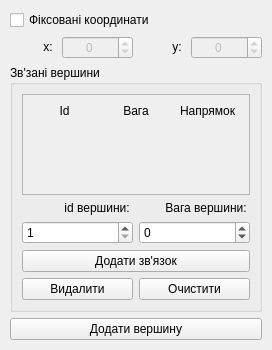
<?xml version="1.0" encoding="UTF-8"?>
<ui version="4.0">
 <class>Controls</class>
 <widget class="QWidget" name="Controls">
  <property name="geometry">
   <rect>
    <x>0</x>
    <y>0</y>
    <width>272</width>
    <height>350</height>
   </rect>
  </property>
  <property name="maximumSize">
   <size>
    <width>350</width>
    <height>16777215</height>
   </size>
  </property>
  <property name="windowTitle">
   <string>Form</string>
  </property>
  <layout class="QVBoxLayout" name="verticalLayout_2">
   <property name="spacing">
    <number>6</number>
   </property>
   <property name="leftMargin">
    <number>1</number>
   </property>
   <property name="topMargin">
    <number>1</number>
   </property>
   <property name="rightMargin">
    <number>1</number>
   </property>
   <property name="bottomMargin">
    <number>1</number>
   </property>
   <item>
    <widget class="QStackedWidget" name="stackedWidget">
     <property name="currentIndex">
      <number>0</number>
     </property>
     <widget class="QWidget" name="addNodePage">
      <layout class="QVBoxLayout" name="verticalLayout">
       <item>
        <layout class="QVBoxLayout" name="fixedPosVLayout">
         <item>
          <widget class="QCheckBox" name="fixedPosCheckBox">
           <property name="text">
            <string>Фіксовані координати</string>
           </property>
          </widget>
         </item>
         <item>
          <layout class="QHBoxLayout" name="fixedPosHLayout">
           <item>
            <widget class="QLabel" name="fixedPosXlabel">
             <property name="sizePolicy">
              <sizepolicy hsizetype="Preferred" vsizetype="Maximum">
               <horstretch>0</horstretch>
               <verstretch>0</verstretch>
              </sizepolicy>
             </property>
             <property name="text">
              <string>x: </string>
             </property>
             <property name="alignment">
              <set>Qt::AlignRight|Qt::AlignTrailing|Qt::AlignVCenter</set>
             </property>
            </widget>
           </item>
           <item>
            <widget class="QSpinBox" name="fixedPosXspinBox">
             <property name="enabled">
              <bool>false</bool>
             </property>
             <property name="alignment">
              <set>Qt::AlignCenter</set>
             </property>
             <property name="minimum">
              <number>-999999</number>
             </property>
             <property name="maximum">
              <number>999999</number>
             </property>
            </widget>
           </item>
           <item>
            <widget class="QLabel" name="fixedPosYlabel">
             <property name="sizePolicy">
              <sizepolicy hsizetype="Preferred" vsizetype="Fixed">
               <horstretch>0</horstretch>
               <verstretch>0</verstretch>
              </sizepolicy>
             </property>
             <property name="text">
              <string>y: </string>
             </property>
             <property name="alignment">
              <set>Qt::AlignRight|Qt::AlignTrailing|Qt::AlignVCenter</set>
             </property>
            </widget>
           </item>
           <item>
            <widget class="QSpinBox" name="fixedPosYspinBox">
             <property name="enabled">
              <bool>false</bool>
             </property>
             <property name="alignment">
              <set>Qt::AlignCenter</set>
             </property>
             <property name="minimum">
              <number>-999999</number>
             </property>
             <property name="maximum">
              <number>999999</number>
             </property>
            </widget>
           </item>
          </layout>
         </item>
        </layout>
       </item>
       <item>
        <widget class="QGroupBox" name="NodeListGroupBox">
         <property name="title">
          <string>Зв'зані вершини</string>
         </property>
         <layout class="QVBoxLayout" name="verticalLayout_3">
          <item>
           <widget class="QScrollArea" name="nodeListScrollArea">
            <property name="widgetResizable">
             <bool>true</bool>
            </property>
            <property name="alignment">
             <set>Qt::AlignLeading|Qt::AlignLeft|Qt::AlignTop</set>
            </property>
            <widget class="QWidget" name="nodeListScrollAreaWidgetContents">
             <property name="geometry">
              <rect>
               <x>0</x>
               <y>0</y>
               <width>226</width>
               <height>85</height>
              </rect>
             </property>
             <layout class="QVBoxLayout" name="verticalLayout_4">
              <item>
               <layout class="QHBoxLayout" name="nodeListHeaderLayout">
                <property name="topMargin">
                 <number>0</number>
                </property>
                <item>
                 <widget class="QLabel" name="nodeListIdLabel">
                  <property name="text">
                   <string>Id</string>
                  </property>
                  <property name="alignment">
                   <set>Qt::AlignCenter</set>
                  </property>
                 </widget>
                </item>
                <item>
                 <widget class="QLabel" name="nodeListWeightLabel_2">
                  <property name="text">
                   <string>Вага</string>
                  </property>
                  <property name="alignment">
                   <set>Qt::AlignCenter</set>
                  </property>
                 </widget>
                </item>
                <item>
                 <widget class="QLabel" name="nodeListDirectLabel">
                  <property name="text">
                   <string>Напрямок</string>
                  </property>
                  <property name="alignment">
                   <set>Qt::AlignCenter</set>
                  </property>
                 </widget>
                </item>
               </layout>
              </item>
              <item>
               <layout class="QVBoxLayout" name="nodeListDataLayout"/>
              </item>
              <item>
               <spacer name="nodeListVSpacer">
                <property name="orientation">
                 <enum>Qt::Vertical</enum>
                </property>
                <property name="sizeHint" stdset="0">
                 <size>
                  <width>20</width>
                  <height>40</height>
                 </size>
                </property>
               </spacer>
              </item>
             </layout>
            </widget>
           </widget>
          </item>
          <item>
           <layout class="QGridLayout" name="nodeListGridLayout_3">
            <item row="0" column="0">
             <widget class="QLabel" name="nodeListAddLabel">
              <property name="text">
               <string>id вершини: </string>
              </property>
              <property name="alignment">
               <set>Qt::AlignRight|Qt::AlignTrailing|Qt::AlignVCenter</set>
              </property>
             </widget>
            </item>
            <item row="1" column="1">
             <widget class="mySpinBox" name="nodeListWeightSpinBox">
              <property name="minimum">
               <number>-2147483647</number>
              </property>
              <property name="maximum">
               <number>2147483647</number>
              </property>
             </widget>
            </item>
            <item row="0" column="1">
             <widget class="QLabel" name="nodeListWeightLabel">
              <property name="text">
               <string>Вага вершини: </string>
              </property>
              <property name="alignment">
               <set>Qt::AlignRight|Qt::AlignTrailing|Qt::AlignVCenter</set>
              </property>
             </widget>
            </item>
            <item row="1" column="0">
             <widget class="mySpinBox" name="nodeListSpinBox">
              <property name="minimum">
               <number>1</number>
              </property>
              <property name="maximum">
               <number>2147483647</number>
              </property>
             </widget>
            </item>
            <item row="5" column="1">
             <widget class="QPushButton" name="nodeListClearButton">
              <property name="text">
               <string>Очистити</string>
              </property>
             </widget>
            </item>
            <item row="5" column="0">
             <widget class="QPushButton" name="nodeListDelButton">
              <property name="text">
               <string>Видалити</string>
              </property>
             </widget>
            </item>
            <item row="2" column="0" colspan="2">
             <widget class="QPushButton" name="nodeListAddButton">
              <property name="text">
               <string>Додати зв'язок</string>
              </property>
             </widget>
            </item>
           </layout>
          </item>
         </layout>
        </widget>
       </item>
       <item>
        <widget class="QPushButton" name="okButton">
         <property name="text">
          <string>Додати вершину</string>
         </property>
        </widget>
       </item>
      </layout>
     </widget>
     <widget class="QWidget" name="selectVertexPage">
      <layout class="QVBoxLayout" name="verticalLayout_5">
       <item>
        <widget class="QPushButton" name="backToAddVertex">
         <property name="text">
          <string>&lt;- Додоти вершини</string>
         </property>
        </widget>
       </item>
       <item>
        <layout class="QHBoxLayout" name="selectIdLayout">
         <item>
          <widget class="QLabel" name="sIdTextLabel">
           <property name="sizePolicy">
            <sizepolicy hsizetype="Maximum" vsizetype="Preferred">
             <horstretch>0</horstretch>
             <verstretch>0</verstretch>
            </sizepolicy>
           </property>
           <property name="text">
            <string>Id вершини: </string>
           </property>
           <property name="alignment">
            <set>Qt::AlignLeading|Qt::AlignLeft|Qt::AlignVCenter</set>
           </property>
          </widget>
         </item>
         <item>
          <widget class="QLabel" name="sIdValueLabel">
           <property name="text">
            <string>_</string>
           </property>
          </widget>
         </item>
        </layout>
       </item>
       <item>
        <layout class="QVBoxLayout" name="sFixedPosVLayout">
         <item>
          <widget class="QCheckBox" name="sFixedPosCheckBox">
           <property name="text">
            <string>Фіксовані координати</string>
           </property>
          </widget>
         </item>
         <item>
          <layout class="QHBoxLayout" name="sFixedPosHLayout">
           <item>
            <widget class="QLabel" name="sFixedPosXLabel">
             <property name="sizePolicy">
              <sizepolicy hsizetype="Preferred" vsizetype="Maximum">
               <horstretch>0</horstretch>
               <verstretch>0</verstretch>
              </sizepolicy>
             </property>
             <property name="text">
              <string>x: </string>
             </property>
             <property name="alignment">
              <set>Qt::AlignRight|Qt::AlignTrailing|Qt::AlignVCenter</set>
             </property>
            </widget>
           </item>
           <item>
            <widget class="QSpinBox" name="sFixedPosXSpinBox">
             <property name="enabled">
              <bool>false</bool>
             </property>
             <property name="alignment">
              <set>Qt::AlignCenter</set>
             </property>
             <property name="minimum">
              <number>-999999</number>
             </property>
             <property name="maximum">
              <number>999999</number>
             </property>
            </widget>
           </item>
           <item>
            <widget class="QLabel" name="sFixedPosYLabel">
             <property name="sizePolicy">
              <sizepolicy hsizetype="Preferred" vsizetype="Fixed">
               <horstretch>0</horstretch>
               <verstretch>0</verstretch>
              </sizepolicy>
             </property>
             <property name="text">
              <string>y: </string>
             </property>
             <property name="alignment">
              <set>Qt::AlignRight|Qt::AlignTrailing|Qt::AlignVCenter</set>
             </property>
            </widget>
           </item>
           <item>
            <widget class="QSpinBox" name="sFixedPosYSpinBox">
             <property name="enabled">
              <bool>false</bool>
             </property>
             <property name="alignment">
              <set>Qt::AlignCenter</set>
             </property>
             <property name="minimum">
              <number>-999999</number>
             </property>
             <property name="maximum">
              <number>999999</number>
             </property>
            </widget>
           </item>
          </layout>
         </item>
        </layout>
       </item>
       <item>
        <widget class="QScrollArea" name="scrollArea">
         <property name="widgetResizable">
          <bool>true</bool>
         </property>
         <widget class="QWidget" name="scrollAreaWidgetContents">
          <property name="geometry">
           <rect>
            <x>0</x>
            <y>0</y>
            <width>66</width>
            <height>16</height>
           </rect>
          </property>
         </widget>
        </widget>
       </item>
       <item>
        <widget class="QScrollArea" name="scrollArea_2">
         <property name="widgetResizable">
          <bool>true</bool>
         </property>
         <widget class="QWidget" name="scrollAreaWidgetContents_2">
          <property name="geometry">
           <rect>
            <x>0</x>
            <y>0</y>
            <width>66</width>
            <height>16</height>
           </rect>
          </property>
         </widget>
        </widget>
       </item>
      </layout>
     </widget>
     <widget class="QWidget" name="selectEdgePage">
      <layout class="QVBoxLayout" name="verticalLayout_6">
       <item>
        <layout class="QGridLayout" name="gridLayout">
         <item row="0" column="0">
          <widget class="QLabel" name="label">
           <property name="text">
            <string>firstNodeId</string>
           </property>
          </widget>
         </item>
         <item row="1" column="0">
          <widget class="QLabel" name="label_2">
           <property name="text">
            <string>secondNodeId</string>
           </property>
          </widget>
         </item>
         <item row="0" column="1">
          <widget class="QSpinBox" name="spinBox">
           <property name="enabled">
            <bool>false</bool>
           </property>
          </widget>
         </item>
         <item row="1" column="1">
          <widget class="QSpinBox" name="spinBox_2">
           <property name="enabled">
            <bool>false</bool>
           </property>
          </widget>
         </item>
        </layout>
       </item>
       <item>
        <widget class="QPushButton" name="changeDirectionButton">
         <property name="text">
          <string>change direction    reverse</string>
         </property>
        </widget>
       </item>
       <item>
        <widget class="QPushButton" name="pushButton">
         <property name="text">
          <string>delete</string>
         </property>
        </widget>
       </item>
       <item>
        <widget class="QPushButton" name="deleteEdgeButton">
         <property name="text">
          <string>PushButton</string>
         </property>
        </widget>
       </item>
      </layout>
     </widget>
    </widget>
   </item>
  </layout>
 </widget>
 <customwidgets>
  <customwidget>
   <class>mySpinBox</class>
   <extends>QSpinBox</extends>
   <header>structures/myspinbox.h</header>
  </customwidget>
 </customwidgets>
 <tabstops>
  <tabstop>fixedPosCheckBox</tabstop>
  <tabstop>fixedPosXspinBox</tabstop>
  <tabstop>fixedPosYspinBox</tabstop>
  <tabstop>nodeListScrollArea</tabstop>
  <tabstop>okButton</tabstop>
  <tabstop>spinBox_2</tabstop>
  <tabstop>changeDirectionButton</tabstop>
  <tabstop>pushButton</tabstop>
  <tabstop>deleteEdgeButton</tabstop>
  <tabstop>spinBox</tabstop>
 </tabstops>
 <resources/>
 <connections/>
</ui>
